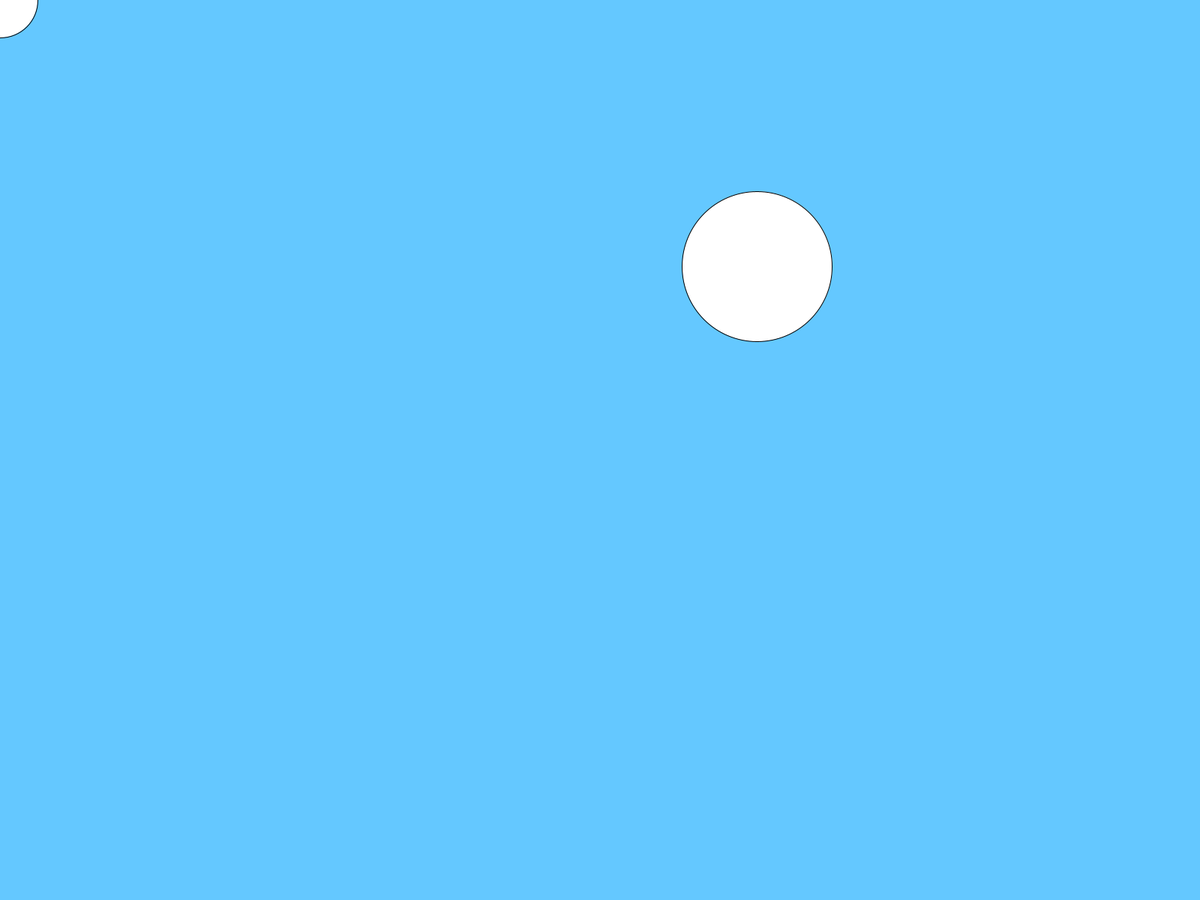
Frame 1 (no input)
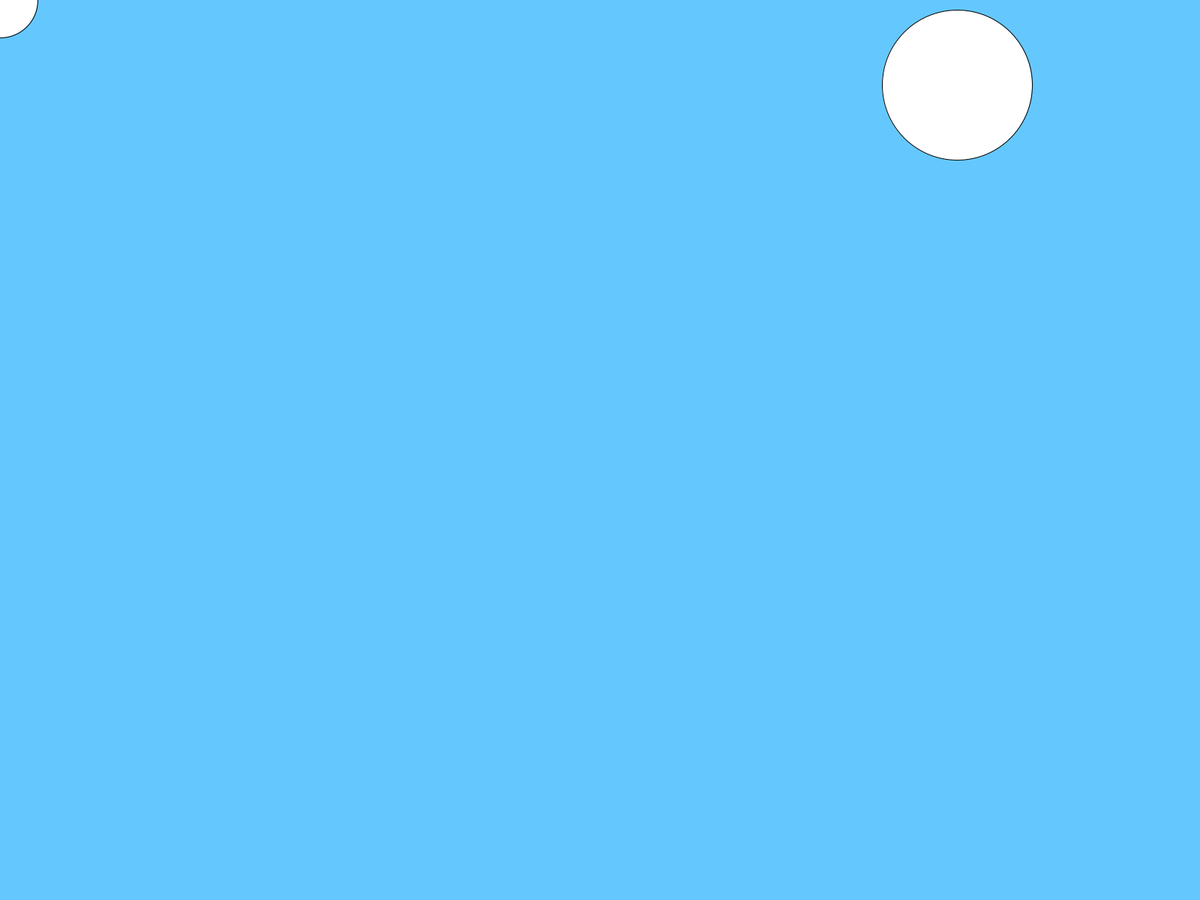
Frame 60 (the mouse pressed at the canvas centre just before this capture)
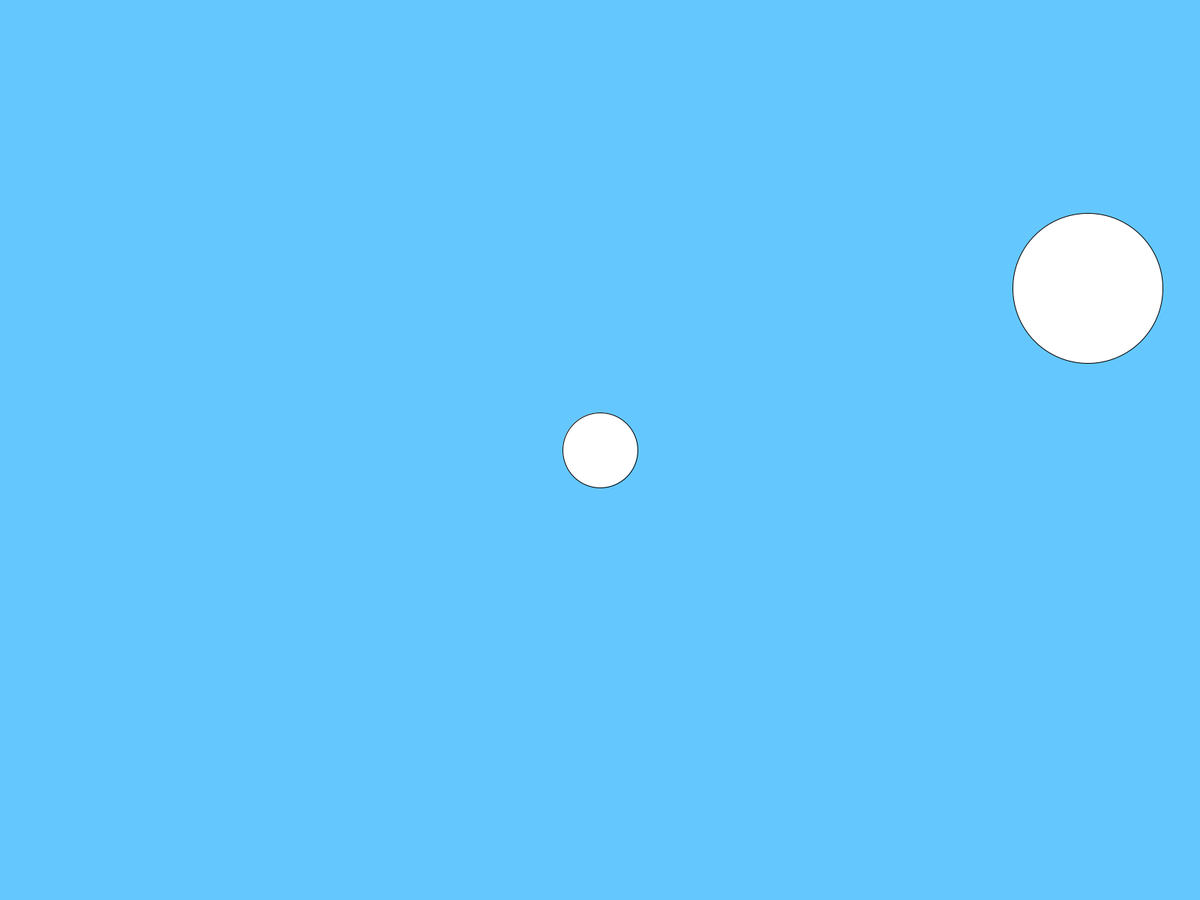
Frame 120 (the mouse held since frame 60 and released just before this capture)

The Processing sketch that drew these frames (run headless with seeded random() and noise(); from frame 60 on, the mouse is pressed at the canvas centre):

// Processing sketch: Air_Hockey
// ── Air_Hockey.pde
Ball[] balls = new Ball[1];
PVector gravity, mouse;
float radius = 100;
float speed = 10;
Puck pucky = new Puck(radius/2);

void setup() {
  fullScreen();
  mouse = new PVector(mouseX, mouseY);
  gravity = new PVector(0, 0);
  for (int i = 0; i < balls.length; i++) {
    balls[i] = new Ball(random(radius, width-radius), random(radius, height-radius), radius, i);
  }
}

void draw() {
  background(100, 200, 255);
  mouse = new PVector(mouseX, mouseY);
  for (Ball b1 : balls) {
    if (dist(pucky.pos.x, pucky.pos.y, b1.pos.x, b1.pos.y) <= pucky.radius + radius)
      b1.puckCollision(pucky);
    for (Ball b2 : balls) {
      if (b2 != b1 && dist(b1.pos.x+b1.vel.x, b1.pos.y+b1.vel.y, b2.pos.x+b2.vel.x, b2.pos.y+b2.vel.x) <= b1.radius + b2.radius)
        b1.ballCollision(b2);
    }
  }
  pucky.update();
  for (Ball b1 : balls) {
    b1.update();
  }
}
// ── Ball.pde
class Ball {
  boolean moved;
  PVector pos, vel, newVel;
  float radius, phi;
  int ID;

  Ball(float x_, float y_, float radius_, int ID_) {
    ID = ID_;
    pos = new PVector(x_, y_);
    float randomNum = random(-5, 5);
    vel = new PVector(randomNum, 0-abs(randomNum));
    radius = radius_;
  }

  void update() {
    wallCollision();
    vel.add(gravity);
    if (moved) {
      pos.x = pos.x - cos(phi);
      pos.y = pos.y - sin(phi);
      vel = newVel;
    }
    pos.add(vel);
    ellipse(pos.x, pos.y, radius*2, radius*2);
    moved = false;
  }

  void wallCollision() {
    if (pos.x+vel.x <= radius) {
      vel.x =- vel.x;
      pos.x += radius - pos.x;
    }
    if (pos.x+vel.x >= width-radius) {
      vel.x =- vel.x;
      pos.x += width-radius - pos.x;
    }
    if (pos.y+vel.y <= radius) {
      vel.y =- vel.y;
      pos.y += radius - pos.y;
    }
    if (pos.y+vel.y >= height-radius) {
      vel.y =- vel.y;
      pos.y -= pos.y-(height-radius);
    }
  }

  void ballCollision(Ball b) {
    phi = atan2((b.pos.y-pos.y), (b.pos.x-pos.x));
    float angle1 = atan2(vel.y, vel.x);
    float angle2 = atan2(b.vel.y, b.vel.x);
    float v1 = vel.mag();
    float v2 = b.vel.mag();
    float m1 = PI*sq(radius);
    float m2 = PI*sq(b.radius);
    float xPrime = ((v1*cos(angle1-phi)*(m1-m2)+2*m2*v2*cos(angle2-phi))/(m1+m2))*cos(phi)-v1*sin(angle1-phi)*sin(phi);
    float yPrime = ((v1*cos(angle1-phi)*(m1-m2)+2*m2*v2*cos(angle2-phi))/(m1+m2))*sin(phi)+v1*cos(angle1-phi)*cos(phi);
    newVel = new PVector(xPrime, yPrime);
    moved = true;
  }
  
  void puckCollision(Puck p) {
    phi = atan2((p.pos.y-pos.y), (p.pos.x-pos.x));
    float angle1 = atan2(vel.y, vel.x);
    float angle2 = atan2(p.vel.y, p.vel.x);
    float v1 = vel.mag();
    float v2 = p.vel.mag();
    float m1 = PI*sq(radius);
    float m2 = PI*sq(p.radius);
    float xPrime = ((v1*cos(angle1-phi)*(m1-m2)+2*m2*v2*cos(angle2-phi))/(m1+m2))*cos(phi)-v1*sin(angle1-phi)*sin(phi);
    float yPrime = ((v1*cos(angle1-phi)*(m1-m2)+2*m2*v2*cos(angle2-phi))/(m1+m2))*sin(phi)+v1*cos(angle1-phi)*cos(phi);
    newVel = new PVector(xPrime, yPrime);
    moved = true;
  }
}
// ── Puck.pde
class Puck {
  PVector pos, vel, lastVel, newVel;
  float radius;

  Puck(float radius_) {
    pos = new PVector(mouseX, mouseY);
    vel = new PVector();
    lastVel = new PVector();
    radius = radius_;
  }

  void update() {
    vel = new PVector(mouseX-lastVel.x, mouseY-lastVel.y);
    pos = new PVector(mouseX, mouseY);
    ellipse(pos.x, pos.y, radius*2, radius*2);
    lastVel = pos;
  }
}
